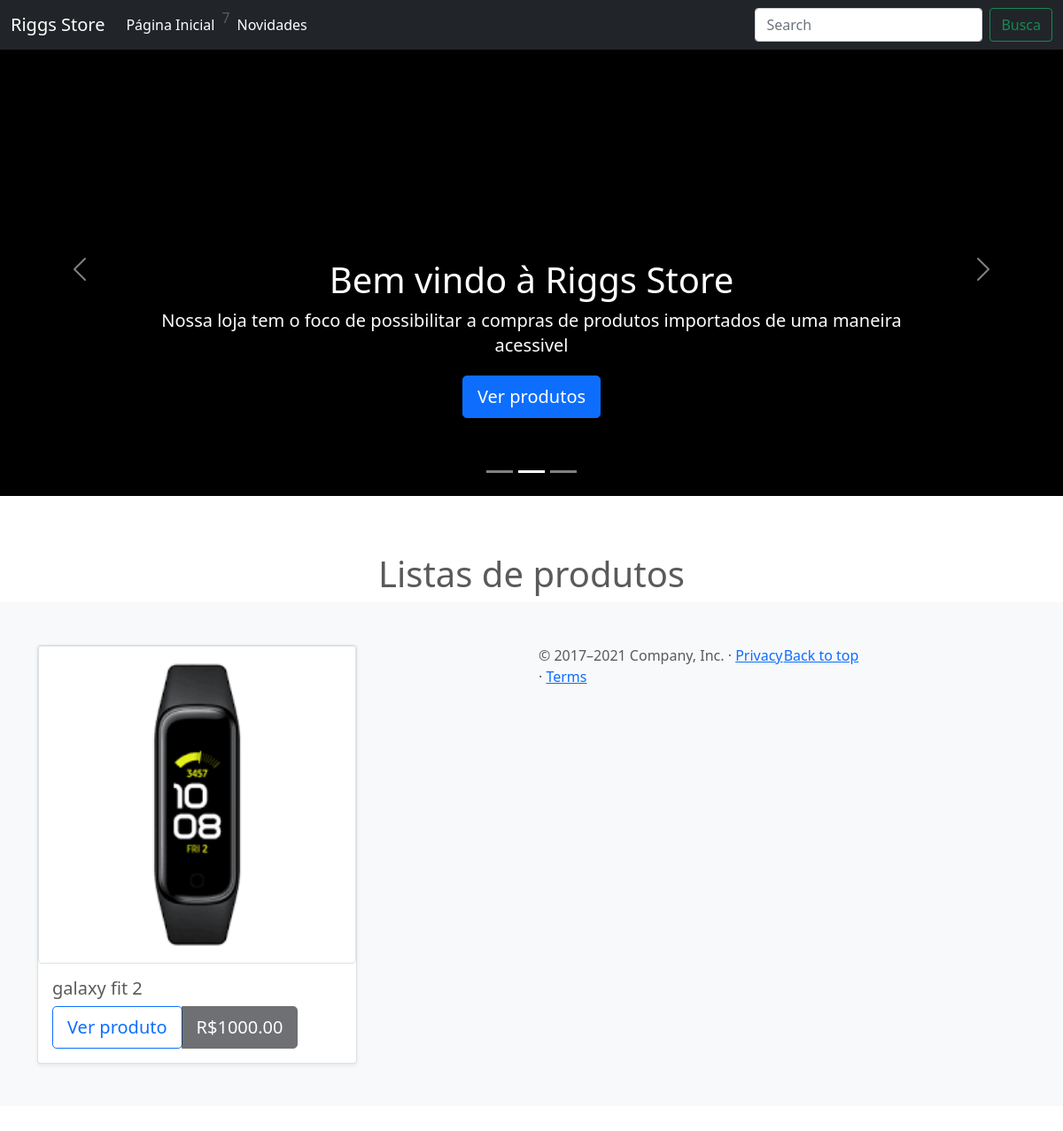
The page / on the database its author committed.
### products/models.py (models this page shows, shortened)
class Product(models.Model):
    type_of_product = models.ForeignKey(Type_of_Product, on_delete=models.CASCADE)
    mark_of_product = models.ForeignKey(Mark_Product,on_delete=models.CASCADE)
    name            = models.CharField(max_length=100, primary_key=True)
    price           = models.DecimalField(max_digits=7,decimal_places=2)
    descripition    = models.TextField()
    inventory       = models.IntegerField(default=None,validators=[MinValueValidator(0)])
    imagem_product  = models.ManyToManyField(Imagem_Product)

class Imagem_Product(models.Model):
    name_image        = models.CharField(max_length=100,primary_key=True)
    imagem_of_product = models.ImageField(upload_to="media")

### products/views.py (the view)
# urls.py: path('',home_page,name='home_page'),
def home_page(request):
    all_products = Product.objects.all()
    return render(request,
                template_name='products/home_page.html',
                context={'all_products':all_products})

### products/templates/products/home_page.html (shortened to what this page needs)
{% extends 'products/index.html' %}
{% load static %}
{% block title %}
<link href="{% static 'products/bootstrap/css/carousel.css' %}" rel="stylesheet">{% endblock title %}
{% block content %}
<body>
<header>
  <nav class="navbar navbar-expand-md navbar-dark fixed-top bg-dark">
    <div class="container-fluid">
      <a class="navbar-brand" href="#">Riggs Store</a>
      <div class="collapse navbar-collapse" id="navbarCollapse">
        <ul class="navbar-nav me-auto mb-2 mb-md-0">
          <li class="nav-item">
            <a class="nav-link active" aria-current="page" href="{% url 'products:home_page' %}">Página Inicial</a>
          </li>7
          <li class="nav-item">
            <a class="nav-link active"href="{% url 'clients:blog_of_admin'%}">Novidades</a>
          </li>
        </ul>
        <form class="d-flex">
          <input class="form-control me-2" type="search" placeholder="Search" aria-label="Search">
          <button class="btn btn-outline-success" type="submit">Busca</button>
        </form>
      </div>
    </div>
  </nav>
</header>
<main>
  <div id="myCarousel" class="carousel slide" data-bs-ride="carousel">
    <div class="carousel-indicators">
      <button type="button" data-bs-target="#myCarousel" data-bs-slide-to="0" class="" aria-label="Slide 1"></button>
      <button type="button" data-bs-target="#myCarousel" data-bs-slide-to="1" aria-label="Slide 2" class="active" aria-current="true"></button>
      <button type="button" data-bs-target="#myCarousel" data-bs-slide-to="2" aria-label="Slide 3"></button>
    </div>
    <div class="carousel-inner">
      <div class="carousel-item active">
        <img src="{% static 'products/imagens/fundo-negro.png' %}" alt="">
        <div class="container">
          <div class="carousel-caption">
            <h1> Bem vindo à Riggs Store</h1>
            <p>Nossa loja tem o foco de possibilitar a compras de produtos importados de uma maneira acessivel</p>
            <p><a class="btn btn-lg btn-primary" href="#">Ver produtos</a></p>
          </div>
        </div>
      </div>
    </div>
    <button class="carousel-control-prev" type="button" data-bs-target="#myCarousel" data-bs-slide="prev">
      <span class="carousel-control-prev-icon" aria-hidden="true"></span>
    </button>
    <button class="carousel-control-next" type="button" data-bs-target="#myCarousel" data-bs-slide="next">
      <span class="carousel-control-next-icon" aria-hidden="true"></span>
    </button>
  </div>
<h1 class="text-center"> Listas de produtos</h1>
<div class="album py-5 bg-light">
    <div class="container">
      <div class="row row-cols-1 row-cols-sm-2 row-cols-md-3 g-3">
      {% if all_products %}
        {% for product in all_products  %}
            <div class="col">
              <div class="card shadow-sm">
                <img src="{{product.imagem_product.all.0.imagem_of_product.url}}" class="img-thumbnail" alt="">
                <div class="card-body">
                  <h5>{{product.name}}</h5>
                  <div class="d-flex justify-content-between align-items-center">
                    <div class="btn-group">
                      <a href="{% url 'products:detail_product' product.name%}"><button type="button" class="btn btn-lg btn-outline-primary">Ver produto</button></a>
                      <button disabled = "disabled" class="btn btn-lg btn-dark">R${{product.price}}</button>
                    </div>
                  </div>
                </div>
              </div>
            </div>
        {% endfor %}
      {% else %}
        <h1>Infelizmente estamos sem produtos, jovem padawan :(</h1>
      {% endif %}
  <footer class="container">
    <p class="float-end"><a href="#">Back to top</a></p>
    <p>© 2017–2021 Company, Inc. · <a href="#">Privacy</a> · <a href="#">Terms</a></p>
  </footer>
</main>
</body>
{% endblock content %}

### rows shown on the page
Product: imagem_product.all.0.imagem_of_product (picture), name "galaxy fit 2", price "1000.00"
